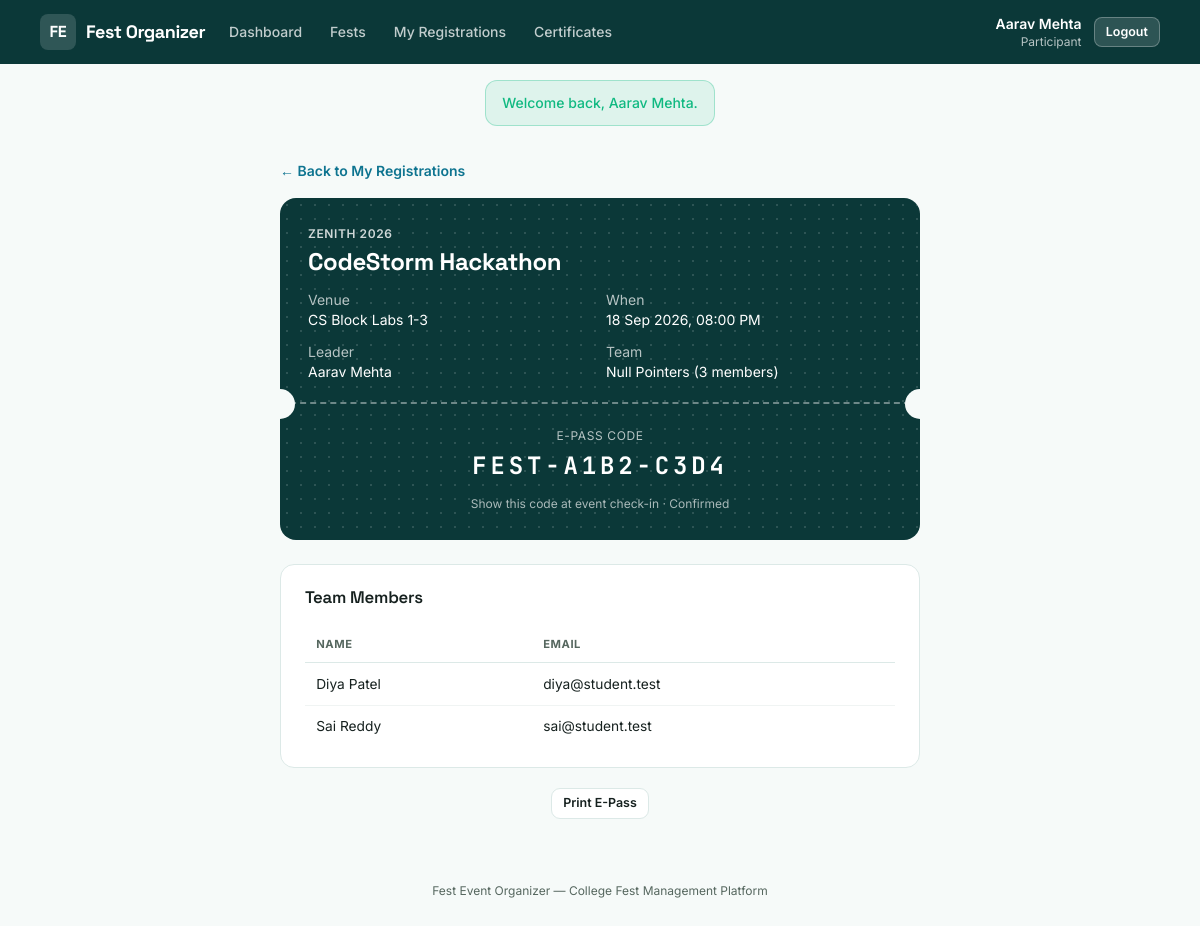
Screenshot of /index.php?route=participant/registrations/epass&id=1 (signed in) with the database file from the repository.
### tables this page shows
CREATE TABLE registrations (
    id             INT AUTO_INCREMENT PRIMARY KEY,
    event_id       INT NOT NULL,
    leader_id      INT NOT NULL,
    team_name      VARCHAR(120) NULL,
    team_size      INT NOT NULL,
    epass_code     VARCHAR(20) NOT NULL UNIQUE,
    status         ENUM('confirmed', 'cancelled') NOT NULL DEFAULT 'confirmed',
    registered_at  TIMESTAMP NOT NULL DEFAULT CURRENT_TIMESTAMP,
    UNIQUE KEY uniq_leader_event (leader_id, event_id),
    FOREIGN KEY (event_id) REFERENCES events(id) ON DELETE CASCADE,
    FOREIGN KEY (leader_id) REFERENCES users(id)
);

CREATE TABLE fests (
    id            INT AUTO_INCREMENT PRIMARY KEY,
    name          VARCHAR(150) NOT NULL,
    slug          VARCHAR(150) NOT NULL UNIQUE,
    description   TEXT NOT NULL,
    theme         VARCHAR(100) NOT NULL,
    start_date    DATE NOT NULL,
    end_date      DATE NOT NULL,
    venue         VARCHAR(150) NOT NULL,
    status        ENUM('draft', 'published', 'completed') NOT NULL DEFAULT 'draft',
    created_by    INT NOT NULL,
    created_at    TIMESTAMP NOT NULL DEFAULT CURRENT_TIMESTAMP,
    FOREIGN KEY (created_by) REFERENCES users(id)
);

CREATE TABLE events (
    id                INT AUTO_INCREMENT PRIMARY KEY,
    fest_id           INT NOT NULL,
    club_id           INT NOT NULL,
    title             VARCHAR(150) NOT NULL,
    slug              VARCHAR(160) NOT NULL,
    description       TEXT NOT NULL,
    category          ENUM('competition', 'workshop', 'show', 'seminar') NOT NULL,
    venue             VARCHAR(150) NOT NULL,
    start_time        DATETIME NOT NULL,
    end_time          DATETIME NOT NULL,
    capacity          INT NOT NULL,
    team_size_min     INT NOT NULL DEFAULT 1,
    team_size_max     INT NOT NULL DEFAULT 1,
    entry_fee         DECIMAL(8,2) NOT NULL DEFAULT 0.00,
    status            ENUM('pending', 'approved', 'rejected') NOT NULL DEFAULT 'pending',
    rejection_reason  VARCHAR(255) NULL,
    created_by        INT NOT NULL,
    created_at        TIMESTAMP NOT NULL DEFAULT CURRENT_TIMESTAMP,
    updated_at        TIMESTAMP NOT NULL DEFAULT CURRENT_TIMESTAMP ON UPDATE CURRENT_TIMESTAMP,
    UNIQUE KEY uniq_fest_slug (fest_id, slug),
    FOREIGN KEY (fest_id) REFERENCES fests(id) ON DELETE CASCADE,
    FOREIGN KEY (club_id) REFERENCES clubs(id),
    FOREIGN KEY (created_by) REFERENCES users(id)
);

CREATE TABLE users (
    id            INT AUTO_INCREMENT PRIMARY KEY,
    name          VARCHAR(100) NOT NULL,
    email         VARCHAR(150) NOT NULL UNIQUE,
    password      VARCHAR(255) NOT NULL,
    role          ENUM('super_admin', 'organizer', 'participant') NOT NULL,
    status        ENUM('active', 'inactive') NOT NULL DEFAULT 'active',
    college       VARCHAR(150) NULL,
    phone         VARCHAR(20) NULL,
    created_at    TIMESTAMP NOT NULL DEFAULT CURRENT_TIMESTAMP
);

CREATE TABLE registration_members (
    id                INT AUTO_INCREMENT PRIMARY KEY,
    registration_id   INT NOT NULL,
    member_name       VARCHAR(120) NOT NULL,
    member_email      VARCHAR(150) NULL,
    FOREIGN KEY (registration_id) REFERENCES registrations(id) ON DELETE CASCADE
);

### app/controllers/ParticipantController.php (called while the page is built, shortened)
<?php
require_once __DIR__ . '/../models/Registration.php';
class ParticipantController
{
    public function epass(): void
    {
        $id = (int)($_GET['id'] ?? 0);
        $registration = Registration::find($id);
        $members = Registration::membersFor($id);
        require __DIR__ . '/../views/participant/epass.php';
    }
}

### public/index.php (called while the page is built, shortened)
<?php
require_once __DIR__ . '/../core/helpers.php';
require_once __DIR__ . '/../core/Database.php';
require_once __DIR__ . '/../app/models/Registration.php';
require_once __DIR__ . '/../app/controllers/ParticipantController.php';
$router = new Router();
$router->get('login', fn() => (new AuthController())->showLogin());
$router->post('login', fn() => (new AuthController())->login());
$router->get('register', fn() => (new AuthController())->showRegister());
$router->post('register', fn() => (new AuthController())->register());
$router->post('logout', fn() => (new AuthController())->logout());
$router->get('admin/dashboard', fn() => (new AdminController())->dashboard());
$router->get('admin/fests', fn() => (new AdminController())->fests());
$router->post('admin/fests/store', fn() => (new AdminController())->festStore());
$router->post('admin/fests/update', fn() => (new AdminController())->festUpdate());
$router->post('admin/fests/status', fn() => (new AdminController())->festStatus());
$router->get('admin/clubs', fn() => (new AdminController())->clubs());
$router->post('admin/clubs/store', fn() => (new AdminController())->clubStore());
$router->post('admin/clubs/status', fn() => (new AdminController())->clubStatus());
$router->get('admin/events', fn() => (new AdminController())->events());
$router->post('admin/events/approve', fn() => (new AdminController())->eventApprove());
$router->post('admin/events/reject', fn() => (new AdminController())->eventReject());
$router->get('admin/clashes', fn() => (new AdminController())->clashes());
$router->get('admin/results', fn() => (new AdminController())->results());
$router->get('organizer/dashboard', fn() => (new OrganizerController())->dashboard());
$router->get('organizer/events', fn() => (new OrganizerController())->events());
$router->get('organizer/events/new', fn() => (new OrganizerController())->eventNew());
$router->post('organizer/events/store', fn() => (new OrganizerController())->eventStore());
$router->get('organizer/events/edit', fn() => (new OrganizerController())->eventEdit());
$router->post('organizer/events/update', fn() => (new OrganizerController())->eventUpdate());
$router->get('organizer/events/roster', fn() => (new OrganizerController())->roster());
$router->post('organizer/registrations/verify', fn() => (new OrganizerController())->verifyEpass());
$router->get('organizer/events/results', fn() => (new OrganizerController())->resultsForm());
$router->post('organizer/results/store', fn() => (new OrganizerController())->resultStore());
$router->post('organizer/results/delete', fn() => (new OrganizerController())->resultDelete());
$router->get('organizer/club', fn() => (new OrganizerController())->profile());
$router->post('organizer/club/update', fn() => (new OrganizerController())->profileUpdate());
$router->get('organizer/fests', fn() => (new OrganizerController())->browseFests());
$router->get('organizer/fests/show', fn() => (new OrganizerController())->browseFestShow());
$router->get('participant/dashboard', fn() => (new ParticipantController())->dashboard());
$router->get('participant/fests', fn() => (new ParticipantController())->fests());
$router->get('participant/fests/show', fn() => (new ParticipantController())->festShow());
$router->get('participant/events/show', fn() => (new ParticipantController())->eventShow());
$router->post('participant/events/register', fn() => (new ParticipantController())->register());
$router->get('participant/registrations', fn() => (new ParticipantController())->registrations());
$router->post('participant/registrations/cancel', fn() => (new ParticipantController())->registrationCancel());
$router->get('participant/registrations/epass', fn() => (new ParticipantController())->epass());
$router->get('participant/certificates', fn() => (new ParticipantController())->certificates());
$router->get('participant/certificates/show', fn() => (new ParticipantController())->certificateShow());
$route = $_GET['route'] ?? '';
$router->dispatch($_SERVER['REQUEST_METHOD'], $route);

### core/Router.php (called while the page is built, shortened)
<?php
class Router
{
    private array $routes = ['GET' => [], 'POST' => []];
    public function get(string $route, callable $handler): void
    {
        $this->routes['GET'][$route] = $handler;
    }
    public function post(string $route, callable $handler): void
    {
        $this->routes['POST'][$route] = $handler;
    }
    public function dispatch(string $method, string $route): void
    {
        $handler = $this->routes[$method][$route] ?? null;
        try {
            $handler();
        } catch (Throwable $e) {
            error_log($e->getMessage());
            http_response_code(500);
            require __DIR__ . '/../app/views/errors/500.php';
        }
    }
}

### core/Database.php (called while the page is built)
<?php
class Database
{
    private static ?PDO $instance = null;
    public static function connect(): PDO
    {
        if (self::$instance === null) {
            $config = require __DIR__ . '/../config/database.php';
            $dsn = sprintf(
                'mysql:host=%s;port=%d;dbname=%s;charset=%s',
                $config['host'],
                $config['port'],
                $config['database'],
                $config['charset']
            );
            self::$instance = new PDO($dsn, $config['username'], $config['password'], [
                PDO::ATTR_ERRMODE            => PDO::ERRMODE_EXCEPTION,
                PDO::ATTR_DEFAULT_FETCH_MODE => PDO::FETCH_ASSOC,
                PDO::ATTR_EMULATE_PREPARES   => false,
            ]);
        }
        return self::$instance;
    }
}

### app/models/Registration.php (called while the page is built, shortened)
<?php
require_once __DIR__ . '/../../core/Database.php';
class Registration
{
    public static function find(int $id): ?array
    {
        $stmt = Database::connect()->prepare(
            "SELECT r.*, ev.title AS event_title, ev.venue, ev.start_time, ev.end_time, ev.category, ev.entry_fee,
                    f.name AS fest_name, u.name AS leader_name, u.email AS leader_email, u.college AS leader_college
             FROM registrations r
             JOIN events ev ON ev.id = r.event_id
             JOIN fests f ON f.id = ev.fest_id
             JOIN users u ON u.id = r.leader_id
             WHERE r.id = ?"
        );
        $stmt->execute([$id]);
        $row = $stmt->fetch();
        return $row ?: null;
    }
    public static function membersFor(int $registrationId): array
    {
        $stmt = Database::connect()->prepare('SELECT * FROM registration_members WHERE registration_id = ? ORDER BY id');
        $stmt->execute([$registrationId]);
        return $stmt->fetchAll();
    }
}

### core/helpers.php (called while the page is built, shortened)
<?php
function e(?string $value): string
{
    return htmlspecialchars($value ?? '', ENT_QUOTES, 'UTF-8');
}
function format_datetime(?string $datetime): string
{
    $ts = strtotime($datetime);
    return $ts === false ? '-' : date('d M Y, h:i A', $ts);
}

### app/views/participant/epass.php (the view)
<?php $pageTitle = 'E-Pass'; require __DIR__ . '/../partials/header.php'; require __DIR__ . '/../partials/navbar.php'; require __DIR__ . '/../partials/flash.php'; ?>
<main class="max-w-2xl mx-auto px-4 py-8 flex-1 w-full">
    <a href="/index.php?route=participant/registrations" class="text-cyan text-sm font-semibold hover:underline">&larr; Back to My Registrations</a>
    <div class="epass-card mt-4">
        <div class="relative">
            <p class="text-xs uppercase tracking-wider text-white/80 font-semibold mb-1"><?= e($registration['fest_name']) ?></p>
            <h1 class="font-display text-2xl font-extrabold mb-3"><?= e($registration['event_title']) ?></h1>
            <div class="grid sm:grid-cols-2 gap-3 text-sm mb-4">
                <div><span class="text-white/70">Venue</span><br><?= e($registration['venue']) ?></div>
                <div><span class="text-white/70">When</span><br><?= format_datetime($registration['start_time']) ?></div>
                <div><span class="text-white/70">Leader</span><br><?= e($registration['leader_name']) ?></div>
                <div><span class="text-white/70">Team</span><br><?= e($registration['team_name'] ?: 'Solo Entry') ?> (<?= (int)$registration['team_size'] ?> member<?= (int)$registration['team_size'] > 1 ? 's' : '' ?>)</div>
            </div>
            <div class="epass-stub text-center">
                <p class="text-xs uppercase tracking-wider text-white/70 mb-1">E-Pass Code</p>
                <p class="epass-code"><?= e($registration['epass_code']) ?></p>
                <p class="text-xs text-white/65 mt-3">Show this code at event check-in &middot; <?= e(ucfirst($registration['status'])) ?></p>
            </div>
        </div>
    </div>
    <?php if (!empty($members)): ?>
        <div class="card mt-6">
            <div class="card-head"><h2>Team Members</h2></div>
            <div class="table-scroll">
            <table class="data-table">
                <thead><tr><th>Name</th><th>Email</th></tr></thead>
                <tbody>
                <?php foreach ($members as $m): ?>
                    <tr><td><?= e($m['member_name']) ?></td><td><?= e($m['member_email'] ?: '-') ?></td></tr>
                <?php endforeach; ?>
                </tbody>
            </table>
            </div>
        </div>
    <?php endif; ?>
    <div class="mt-4 text-center">
        <button onclick="window.print()" class="btn-secondary btn-sm">Print E-Pass</button>
    </div>
</main>
<?php require __DIR__ . '/../partials/footer.php'; ?>

### public/assets/css/style.css (style rules this page uses)
* { box-sizing: border-box; }
h1, h2, h3, h4, .font-display { font-family: 'Space Grotesk', sans-serif; letter-spacing: -0.015em; }
.card { background: #fff; border: 1px solid #DCE9E7; border-radius: 14px; padding: 1.25rem 1.5rem; margin-bottom: 1.25rem; }
.card-head { display: flex; align-items: center; justify-content: space-between; gap: 1rem; margin-bottom: 1rem; flex-wrap: wrap; }
.card-head h2 { font-size: 1.05rem; font-weight: 600; }
.btn-secondary { background: #fff; color: #16211F; border: 1px solid #DCE9E7; border-radius: 9px; padding: 0.55rem 1.15rem; font-weight: 600; font-size: 0.88rem; display: inline-flex; align-items: center; justify-content: center; gap: .4rem; cursor: pointer; transition: border-color .15s, color .15s; }
.btn-sm { padding: 0.32rem 0.7rem; font-size: 0.78rem; }
.table-scroll { overflow-x: auto; }
.data-table { width: 100%; border-collapse: collapse; font-size: 0.86rem; }
.data-table th { text-align: left; padding: 0.6rem 0.7rem; color: #56675F; font-weight: 700; font-size: 0.7rem; text-transform: uppercase; letter-spacing: 0.05em; border-bottom: 1px solid #DCE9E7; }
.data-table td { padding: 0.65rem 0.7rem; border-bottom: 1px solid #F0F4F3; vertical-align: middle; }
.data-table tr:last-child td { border-bottom: none; }
.epass-card { background: #0B3838; color: #fff; border-radius: 16px; padding: 1.75rem; position: relative; overflow: hidden; }
.epass-card::before { content: ''; position: absolute; inset: 0; pointer-events: none; background-image: radial-gradient(circle, rgba(255,255,255,0.14) 1px, transparent 1px); background-size: 14px 14px; }
.epass-card > * { position: relative; z-index: 1; }
.epass-stub { margin: 1.25rem -1.75rem -1.75rem; padding: 1.5rem 1.75rem 1.75rem; border-top: 2px dashed rgba(255,255,255,0.40); position: relative; }
.epass-stub::before, .epass-stub::after { content: ''; position: absolute; top: -15px; width: 30px; height: 30px; border-radius: 50%; background: #F6FAF9; pointer-events: none; }
.epass-stub::before { left: -15px; }
.epass-stub::after { right: -15px; }
.epass-code { font-family: 'JetBrains Mono', monospace; letter-spacing: 0.16em; font-size: 1.5rem; font-weight: 700; }

### rows the page displays
registrations: fests.name "ZENITH 2026", event.title "CodeStorm Hackathon", event.venue "CS Block Labs 1-3", event.start_time "18 Sep 2026, 08:00 PM", leader.name "Aarav Mehta", team_name "Null Pointers", team_size "3", epass_code "FEST-A1B2-C3D4", status "Confirmed"
registration_members: member_name "Diya Patel", member_email "diya@student.test"
registration_members: member_name "Sai Reddy", member_email "sai@student.test"

### other values shown
$label "Dashboard"
$label "Fests"
$label "My Registrations"
$label "Certificates"
Auth::name() "Aarav Mehta"
str_replace('_', ' ', $role ?? '') "Participant"
$success "Welcome back, Aarav Mehta."
